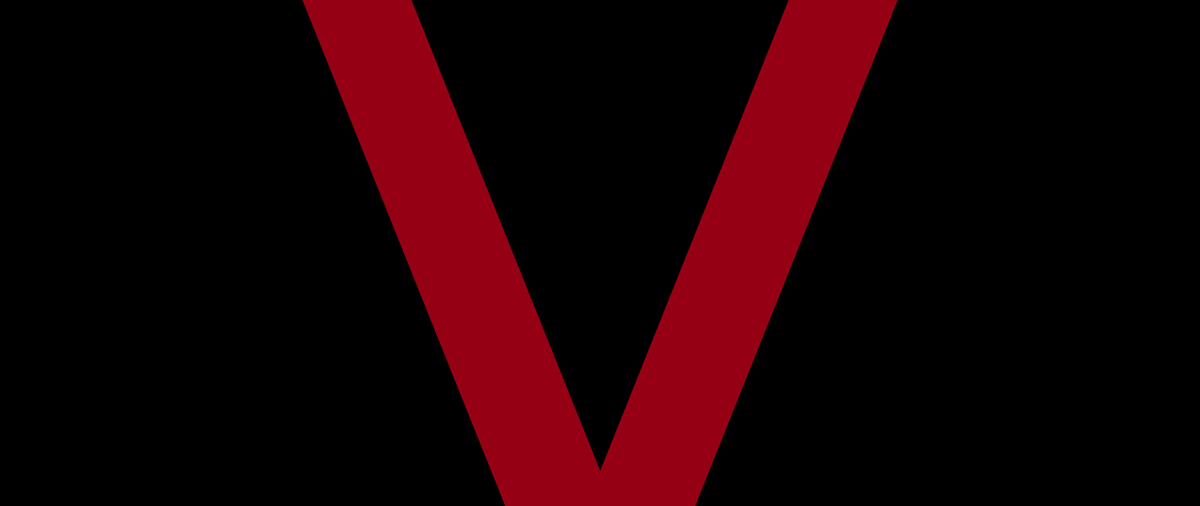
Frame 1 (no input)
Frame 2 (the mouse pressed at the canvas centre, redrawn once): identical to frame 1, image omitted

The Processing sketch that drew this single still picture (run headless with seeded random() and noise(); the mouse was pressed at the canvas centre and the sketch redrawn once):

// Processing sketch: v_for_vendetta
// ── v_for_vendetta.pde
// Manuale di Programmazione Cinematografica
// Daniele Olmisani, 2018

// V for Vendetta (2005)


final color PAPER = color(0);
final color INK = color(150, 0, 20);


void setup() {
  size(2560, 1080);
  noLoop();
}


void draw() {
  
  final float S =  min(width, height);
  final float U = 0.002;
  
  translate(0.5*width, 0.5*height);
  scale(S);
  
  background(PAPER);

  stroke(INK);
  strokeWeight(100*U);
  
  line(-0.6, -0.8, 0.0, 0.7);
  line( 0.6, -0.8, 0.0, 0.7);
  
  save("v-for-vendetta.png");
}
